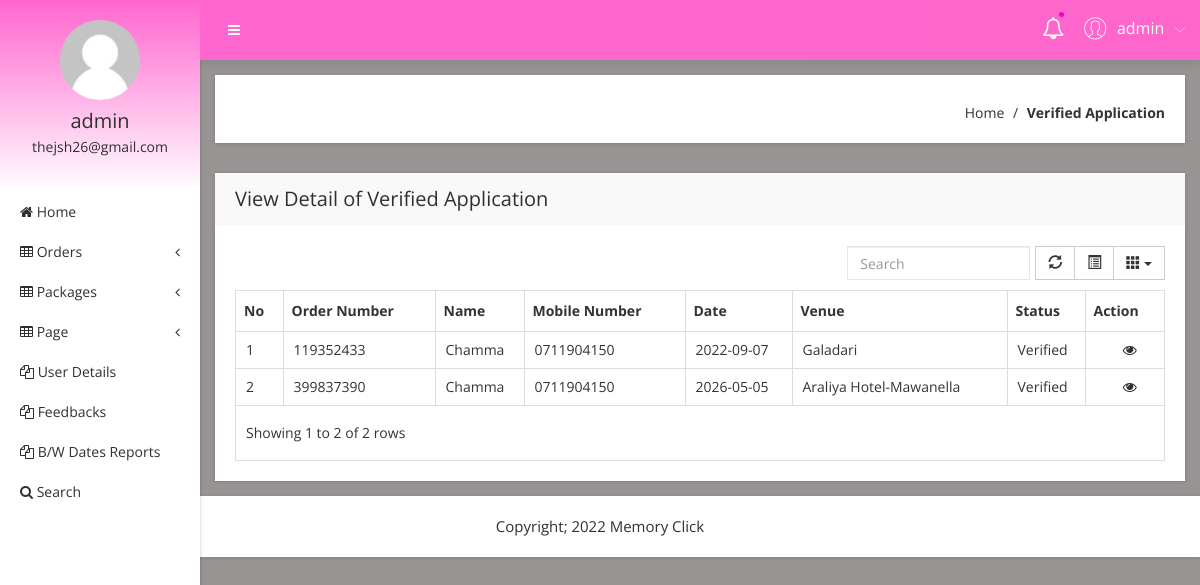
/admin/verified_orders.php (signed in), run on the app's committed database.
### tables this page shows
CREATE TABLE `tblservice` (
  `ID` int(10) NOT NULL,
  `UserID` int(5) NOT NULL,
  `OrderID` varchar(200) DEFAULT NULL,
  `Name` varchar(200) DEFAULT NULL,
  `MobileNumber` varchar(12) DEFAULT NULL,
  `Email` varchar(100) DEFAULT NULL,
  `Address` varchar(200) DEFAULT NULL,
  `Venue` varchar(100) DEFAULT NULL,
  `Date` varchar(20) DEFAULT NULL,
  `Function` varchar(20) DEFAULT NULL,
  `Package` varchar(15) DEFAULT NULL,
  `Other` varchar(500) DEFAULT NULL,
  `Dateofapply` timestamp NULL DEFAULT current_timestamp(),
  `Remark` varchar(200) DEFAULT NULL,
  `Status` varchar(50) DEFAULT NULL,
  `UpdationDate` timestamp NULL DEFAULT NULL ON UPDATE current_timestamp(),
  `STime` varchar(20) NOT NULL,
  `ETime` varchar(20) NOT NULL
);

### admin/verified_orders.php (the view, shortened to what this page needs)
<?php
include('includes/dbconnection.php');
if (strlen($_SESSION['obcsaid']==0)) {
  header('location:logout.php');
  } else{
  ?>
<!doctype html>
<html class="no-js" lang="en">
<head>
    <link rel="stylesheet" href="css/bootstrap.min.css">
    <link rel="stylesheet" href="css/font-awesome.min.css">
    <link rel="stylesheet" href="css/adminpro-custon-icon.css">
    <link rel="stylesheet" href="css/meanmenu.min.css">
    <link rel="stylesheet" href="css/jquery.mCustomScrollbar.min.css">
    <link rel="stylesheet" href="css/animate.css">
    <link rel="stylesheet" href="css/data-table/bootstrap-table.css">
    <link rel="stylesheet" href="css/data-table/bootstrap-editable.css">
    <link rel="stylesheet" href="css/normalize.css">
    <link rel="stylesheet" href="css/c3.min.css">
    <link rel="stylesheet" href="style.css">
    <link rel="stylesheet" href="css/responsive.css">
</head>
<body class="materialdesign">
    <div class="wrapper-pro">
      <?php include_once('includes/sidebar.php');?>
        <?php include_once('includes/header.php');?>
            <div class="breadcome-area mg-b-30 small-dn">
                <div class="container-fluid">
                    <div class="row">
                        <div class="col-lg-12">
                            <div class="breadcome-list shadow-reset">
                                <div class="row">
                                    <div class="col-lg-12">
                                        <ul class="breadcome-menu">
                                            <li><a href="dashboard.php">Home</a> <span class="bread-slash">/</span>
                                            </li>
                                            <li><span class="bread-blod">Verified Application</span>
                                            </li>
                                        </ul>
                                    </div>
                                </div>
                            </div>
                        </div>
                    </div>
                </div>
            </div>
            <div class="data-table-area mg-b-15">
                <div class="container-fluid">
                    <div class="row">
                        <div class="col-lg-12">
                            <div class="sparkline13-list shadow-reset">
                                <div class="sparkline13-hd">
                                    <div class="main-sparkline13-hd">
                                        <h1>View <span class="table-project-n">Detail of</span> Verified Application</h1>
                                    </div>
                                </div>
                                <div class="sparkline13-graph">
                                    <div class="datatable-dashv1-list custom-datatable-overright">
                                        <table id="table" data-toggle="table" data-pagination="true" data-search="true" data-show-columns="true"  data-show-refresh="true" data-key-events="true" data-show-toggle="true" data-resizable="true" data-cookie="true" data-cookie-id-table="saveId" >
                                            <thead>
                                                <tr>
                                                    <th>No</th>
                                                    <th>Order Number</th>
                                                    <th>Name</th>
                                                    <th>Mobile Number</th>
                                                    <th>Date</th>
                                                    <th>Venue</th>
                                                    <th>Status</th>
                                                    <th data-field="action">Action</th>
                                                </tr>
                                            </thead>
                                            <tbody>
                                              <?php
$sql="SELECT * from tblservice where Status='Verified'";
$query = $dbh -> prepare($sql);
$query->execute();
$results=$query->fetchAll(PDO::FETCH_OBJ);
$cnt=1;
if($query->rowCount() > 0)
{
foreach($results as $row)
{               ?>
                                                <tr>
                                                    <td><?php echo htmlentities($cnt);?></td>
                                                    <td><?php  echo htmlentities($row->OrderID);?></td>
                                                    <td><?php  echo htmlentities($row->Name);?></td>
                                                    <td><?php  echo htmlentities($row->MobileNumber);?></td>
                                                    <td><?php  echo htmlentities($row->Date);?></td>
                                                    <td><?php  echo htmlentities($row->Venue);?></td>
                                                  <?php if($row->Status==""){ ?>
                     <td><?php echo "Still Pending"; ?></td>
<?php } else { ?>                  <td><?php  echo htmlentities($row->Status);?>
                  </td>
                  <?php } ?>
                                                    <td class="datatable-ct"><a href="view_order_detail.php?viewid=<?php echo htmlentities ($row->ID);?>"><i class="fa fa-eye" aria-hidden="true"></i></a>
                                                    </td>
                                                </tr>
                                             <?php $cnt=$cnt+1;}} ?>
                                            </tbody>
                                        </table>
                                    </div>
                                </div>
                            </div>
                        </div>
                    </div>
                </div>
            </div>
        </div>
    </div>
  <?php include_once('includes/footer.php');?>
</body>
</html><?php }  ?>

### admin/includes/sidebar.php (shortened to what this page needs)
     <?php
include('includes/dbconnection.php');
if (strlen($_SESSION['obcsaid']==0)) {
  header('location:logout.php');
  } else{
  ?>
  <div class="left-sidebar-pro">
            <nav id="sidebar">
                <div class="sidebar-header">
                    <a href="#"><img src="img/message/avatar.jpg" alt="" />
                    </a>
                    <?php
$aid=$_SESSION['obcsaid'];
$sql="SELECT AdminName,Email from  tbladmin where ID=:aid";
$query = $dbh -> prepare($sql);
$query->bindParam(':aid',$aid,PDO::PARAM_STR);
$query->execute();
$results=$query->fetchAll(PDO::FETCH_OBJ);
$cnt=1;
if($query->rowCount() > 0)
{
foreach($results as $row)
{               ?>
                    <h3> <?php  echo $row->AdminName;?></h3>
                    <p> <?php  echo $row->Email;?></p>
                  <?php $cnt=$cnt+1;}} ?>
                </div>
                <div class="left-custom-menu-adp-wrap">
                    <ul class="nav navbar-nav left-sidebar-menu-pro">
                        <li class="nav-item">
                            <a href="dashboard.php" role="button" aria-expanded="false"><i class="fa big-icon fa-home"></i> <span class="mini-dn">Home</span> </a>
                        </li>
                        <li class="nav-item"><a href="#" data-toggle="dropdown" role="button" aria-expanded="false" class="nav-link dropdown-toggle"><i class="fa big-icon fa-table"></i> <span class="mini-dn">Orders</span> <span class="indicator-right-menu mini-dn"><i class="fa indicator-mn fa-angle-left"></i></span></a>
                        </li>
                        <li class="nav-item"><a href="#" data-toggle="dropdown" role="button" aria-expanded="false" class="nav-link dropdown-toggle"><i class="fa big-icon fa-table"></i> <span class="mini-dn">Packages</span> <span class="indicator-right-menu mini-dn"><i class="fa indicator-mn fa-angle-left"></i></span></a>
                        </li>
                        <li class="nav-item"><a href="#" data-toggle="dropdown" role="button" aria-expanded="false" class="nav-link dropdown-toggle"><i class="fa big-icon fa-table"></i> <span class="mini-dn">Page</span> <span class="indicator-right-menu mini-dn"><i class="fa indicator-mn fa-angle-left"></i></span></a>
                        </li>
                        <li class="nav-item">
                            <a href="users.php" role="button" aria-expanded="false"><i class="fa big-icon fa-files-o"></i> <span class="mini-dn">User Details</span> </a>
                        </li>
                        <li class="nav-item">
                            <a href="feedback.php" role="button" aria-expanded="false"><i class="fa big-icon fa-files-o"></i> <span class="mini-dn">Feedbacks</span> </a>
                        </li>
                        <li class="nav-item">
                            <a href="between-dates-report.php" role="button" aria-expanded="false"><i class="fa big-icon fa-files-o"></i> <span class="mini-dn">B/W Dates Reports</span> </a>
                        </li>
                        <li class="nav-item">
                            <a href="search.php" role="button" aria-expanded="false"><i class="fa fa-search"></i> <span class="mini-dn">Search</span> </a>
                        </li>
                    </ul>
                </div>
            </nav>
        </div>
        <?php }  ?>

### admin/includes/header.php (shortened to what this page needs)
      <?php
include('includes/dbconnection.php');
if (strlen($_SESSION['obcsaid']==0)) {
  header('location:logout.php');
  } else{
  ?>
 <div class="content-inner-all">
            <div class="header-top-area">
                <div class="fixed-header-top">
                    <div class="container-fluid">
                        <div class="row">
                            <div class="col-lg-1 col-md-6 col-sm-6 col-xs-12">
                                <button type="button" id="sidebarCollapse" class="btn bar-button-pro header-drl-controller-btn btn-info navbar-btn">
                                    <i class="fa fa-bars"></i>
                                </button>
                            </div>
                            <div class="col-lg-5 col-md-5 col-sm-6 col-xs-12">
                                <div class="header-right-info">
                                    <ul class="nav navbar-nav mai-top-nav header-right-menu">
                                        <li class="nav-item"><a href="new_orders.php" data-toggle="dropdown" role="button" aria-expanded="false" class="nav-link dropdown-toggle"><i class="fa fa-bell-o" aria-hidden="true"></i><span class="indicator-nt"></span></a>
                                        </li>
                                        <li class="nav-item">
                                            <a href="#" data-toggle="dropdown" role="button" aria-expanded="false" class="nav-link dropdown-toggle">
                                                <?php
$aid=$_SESSION['obcsaid'];
$sql="SELECT AdminName,Email from  tbladmin where ID=:aid";
$query = $dbh -> prepare($sql);
$query->bindParam(':aid',$aid,PDO::PARAM_STR);
$query->execute();
$results=$query->fetchAll(PDO::FETCH_OBJ);
$cnt=1;
if($query->rowCount() > 0)
{
foreach($results as $row)
{               ?>
                                                <span class="adminpro-icon adminpro-user-rounded header-riht-inf"></span>
                                                <span class="admin-name"><?php  echo $row->AdminName;?></span>
                                                <span class="author-project-icon adminpro-icon adminpro-down-arrow"></span><?php $cnt=$cnt+1;}} ?>
                                            </a>
                                        </li>
                                    </ul>
                                </div>
                            </div>
                        </div>
                    </div>
                </div>
            </div><?php }  ?>

### data on the page
tblservice: OrderID "119352433", Name "Chamma", MobileNumber "0711904150", Date "2022-09-07", Venue "Galadari", Status "Verified"
tblservice: OrderID "399837390", Name "Chamma", MobileNumber "0711904150", Date "2026-05-05", Venue "Araliya Hotel-Mawanella", Status "Verified"

### other printed values
$row->AdminName "admin"
$row->Email "thejsh26@gmail.com"
